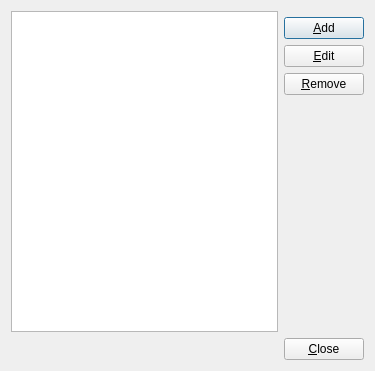
<?xml version="1.0" encoding="UTF-8"?>
<ui version="4.0">
 <author>Massimiliano Torromeo</author>
 <class>ConnectionsDialog</class>
 <widget class="QDialog" name="ConnectionsDialog">
  <property name="geometry">
   <rect>
    <x>0</x>
    <y>0</y>
    <width>375</width>
    <height>371</height>
   </rect>
  </property>
  <property name="windowTitle">
   <string>Connections</string>
  </property>
  <layout class="QGridLayout" name="gridLayout_2">
   <item row="0" column="0" colspan="2">
    <layout class="QGridLayout" name="gridLayout">
     <item row="0" column="0" rowspan="5">
      <widget class="QListView" name="listConnections">
       <property name="editTriggers">
        <set>QAbstractItemView::NoEditTriggers</set>
       </property>
      </widget>
     </item>
     <item row="4" column="1">
      <spacer name="verticalSpacer">
       <property name="orientation">
        <enum>Qt::Vertical</enum>
       </property>
       <property name="sizeHint" stdset="0">
        <size>
         <width>23</width>
         <height>185</height>
        </size>
       </property>
      </spacer>
     </item>
     <item row="1" column="1">
      <widget class="QPushButton" name="btnAdd">
       <property name="text">
        <string>&amp;Add</string>
       </property>
       <property name="icon">
        <iconset resource="icons.qrc">
         <normaloff>:/16/list-add.png</normaloff>:/16/list-add.png</iconset>
       </property>
      </widget>
     </item>
     <item row="2" column="1">
      <widget class="QPushButton" name="btnProps">
       <property name="text">
        <string>&amp;Edit</string>
       </property>
       <property name="icon">
        <iconset resource="icons.qrc">
         <normaloff>:/16/document-properties.png</normaloff>:/16/document-properties.png</iconset>
       </property>
      </widget>
     </item>
     <item row="3" column="1">
      <widget class="QPushButton" name="btnDel">
       <property name="text">
        <string>&amp;Remove</string>
       </property>
       <property name="icon">
        <iconset resource="icons.qrc">
         <normaloff>:/16/list-remove.png</normaloff>:/16/list-remove.png</iconset>
       </property>
      </widget>
     </item>
    </layout>
   </item>
   <item row="1" column="0">
    <spacer name="horizontalSpacer">
     <property name="orientation">
      <enum>Qt::Horizontal</enum>
     </property>
     <property name="sizeHint" stdset="0">
      <size>
       <width>302</width>
       <height>20</height>
      </size>
     </property>
    </spacer>
   </item>
   <item row="1" column="1">
    <widget class="QPushButton" name="btnClose">
     <property name="text">
      <string>&amp;Close</string>
     </property>
    </widget>
   </item>
  </layout>
 </widget>
 <tabstops>
  <tabstop>listConnections</tabstop>
  <tabstop>btnAdd</tabstop>
  <tabstop>btnProps</tabstop>
  <tabstop>btnDel</tabstop>
  <tabstop>btnClose</tabstop>
 </tabstops>
 <resources>
  <include location="icons.qrc"/>
 </resources>
 <connections>
  <connection>
   <sender>btnClose</sender>
   <signal>clicked()</signal>
   <receiver>ConnectionsDialog</receiver>
   <slot>accept()</slot>
   <hints>
    <hint type="sourcelabel">
     <x>337</x>
     <y>351</y>
    </hint>
    <hint type="destinationlabel">
     <x>257</x>
     <y>356</y>
    </hint>
   </hints>
  </connection>
 </connections>
</ui>
